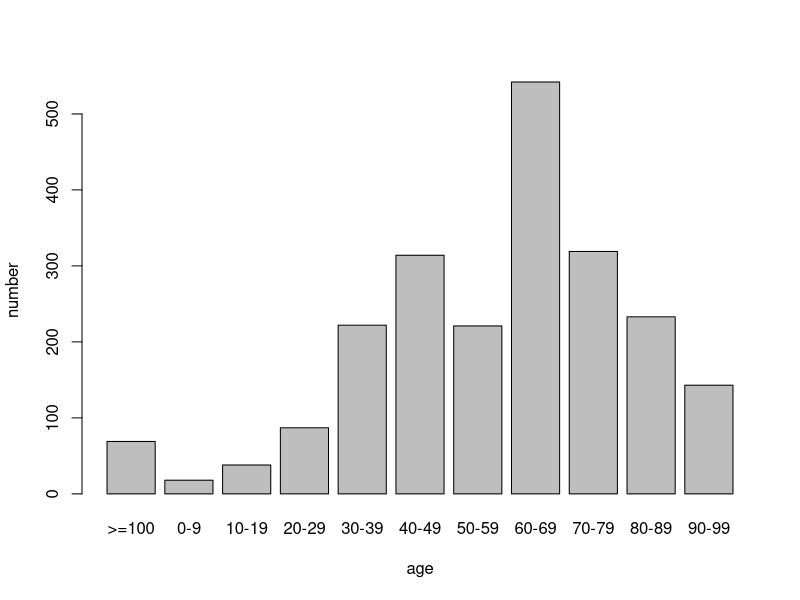
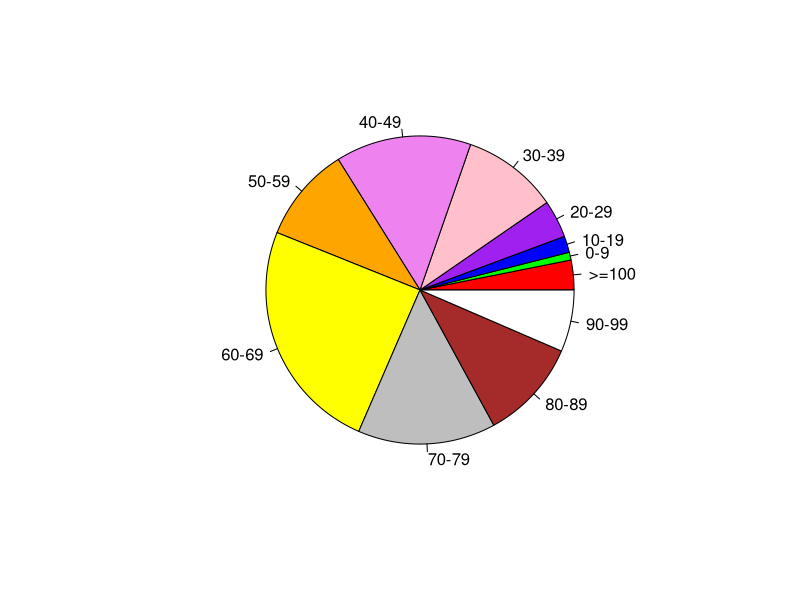
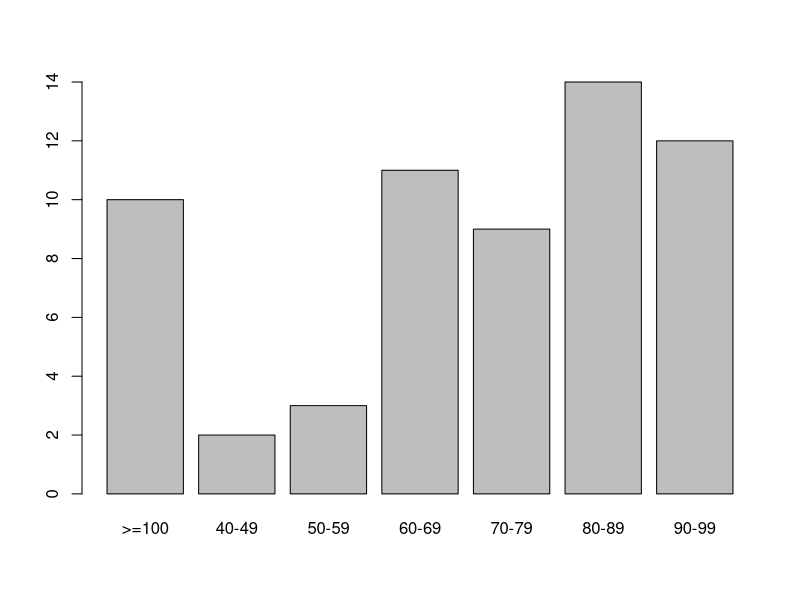
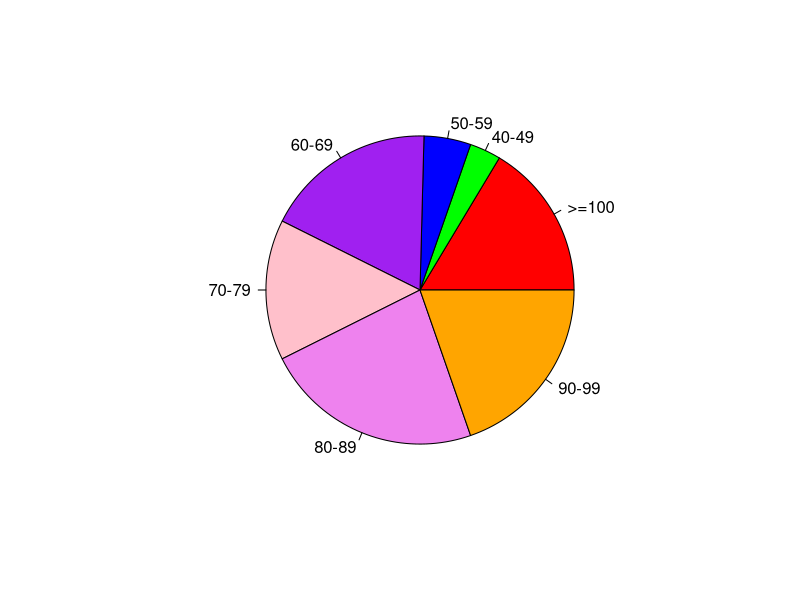
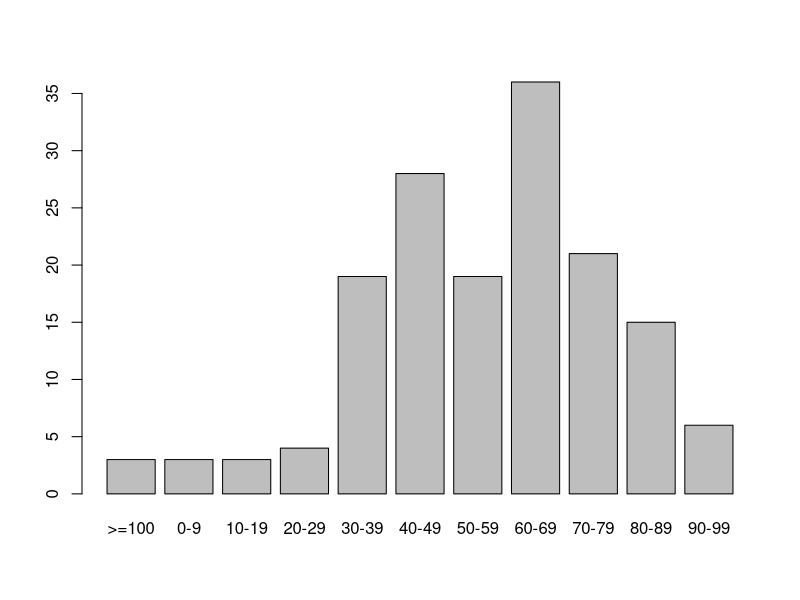
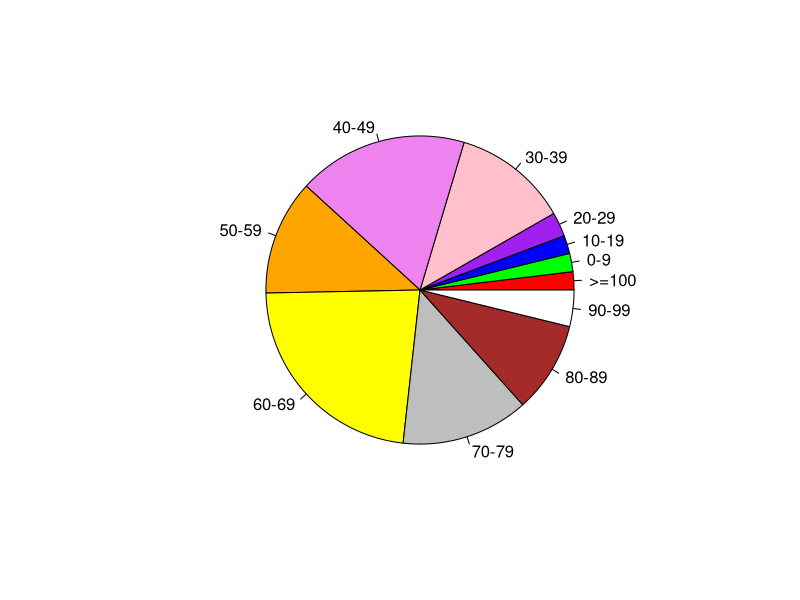
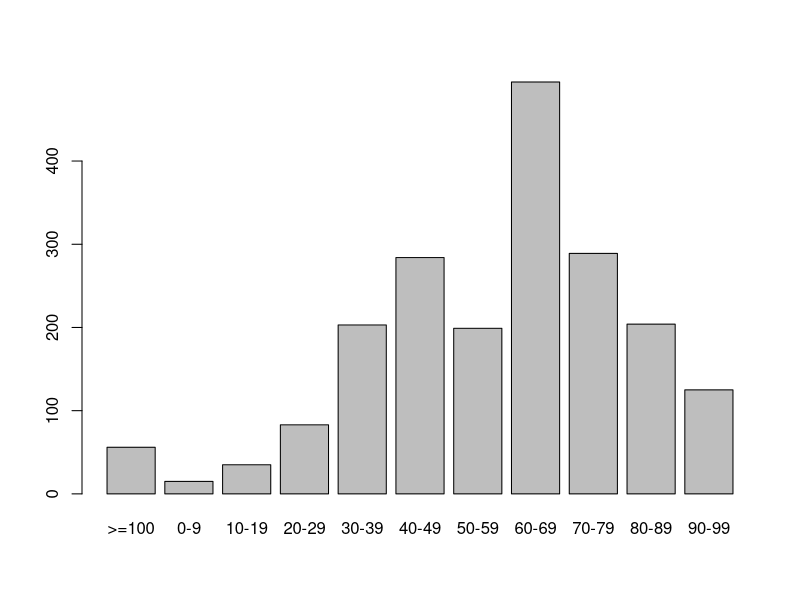
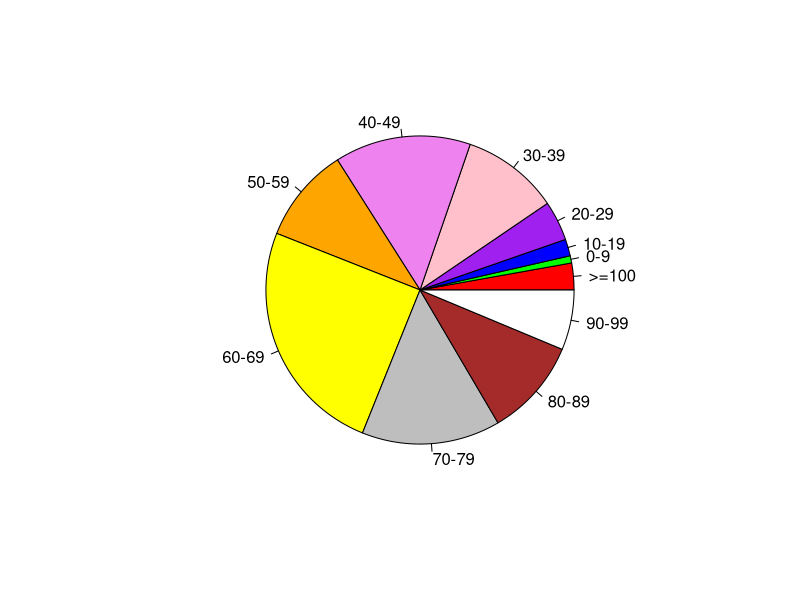

Generate these figures, in order, with R:
setwd("E:\\4th Year\\Big data\\project\\covid19_bigdata_project")
rm(list = ls())

analysisData <- read.csv("preprocessedfinalData.csv",header = TRUE)

#--------------------- analysing age ------------------------

color <- c("red","green","blue","purple","pink","violet",
            "orange","yellow","grey","brown","white")
ages<-table(analysisData$age)
barplot(ages,xlab="age",ylab = "number")  
pie(ages , col = color)


#------------------------ age with death,recovered ---------------------------------
dAges <- table(analysisData[analysisData$death == 1 , c("age")])
barplot(dAges)
pie(dAges , col = color)

rAges <- table(analysisData[analysisData$recovered == 1 , c("age")])
barplot(rAges)
pie(rAges , col = color)

iAges <- table(analysisData[analysisData$recovered == 0 & analysisData$death == 0 , c("age")])
barplot(iAges)
pie(iAges , col = color)

maxdAgesCat <- table(analysisData[analysisData$age == "60-69" , c("death")]) # people of ages "60-69" die by 2.018%
maxrAgesCat <- table(analysisData[analysisData$age == "60-69" , c("recovered")]) # people of ages "60-69" recover by 6.6%

secdAgesCat <- table(analysisData[analysisData$age == "40-49" , c("death")]) # people of ages "40-49" die by 0.63%
secrAgesCat <- table(analysisData[analysisData$age == "40-49" , c("recovered")]) # people of ages "40-49" recover by 9%

#------------------------age with gender ------------------------------

fAges <- table(analysisData[analysisData$gender == "F" , c("age")])
barplot(fAges)
pie(fAges , col = color)

mAges <- table(analysisData[analysisData$gender == "M" , c("age")])
barplot(mAges)
pie(mAges , col = color)

#-----------------------------gender-----------------------------------
gender<- table(analysisData$gender)
barplot(gender)
pie(gender,col = c("pink","blue"))

recGender <- table(analysisData[analysisData$recovered == 1 , c("gender")])
barplot(recGender,col = c("pink","blue"))
pie(recGender,col = c("pink","blue"))

dGender <- table(analysisData[analysisData$death == 1 , c("gender")])
barplot(dGender,col = c("pink","blue"))
pie(dGender,col = c("pink","blue"))

recM <- table(analysisData[analysisData$gender== "M" , c("recovered")]) # males recover by 7.42%
diedM <- table(analysisData[analysisData$gender== "M" , c("death")]) # males die by 3.83%

recF <- table(analysisData[analysisData$gender== "F" , c("recovered")]) # females recover by 7.45%
diedF <- table(analysisData[analysisData$gender== "F" , c("death")]) # Females die by 1.58%


#-------------------------------analysing dates --------------------------------------
analysisData$date_onset_symptoms <- as.Date(as.character(analysisData$date_onset_symptoms),"%Y-%m-%d")
analysisData$date_admission_hospital <- as.Date(as.character(analysisData$date_admission_hospital),"%Y-%m-%d")
analysisData$date_confirmation <- as.Date(as.character(analysisData$date_confirmation),"%Y-%m-%d")

analysisData$diff_ad_onset <- abs(analysisData$date_admission_hospital- analysisData$date_onset_symptoms)
analysisData$diff_con_ad <- abs(analysisData$date_confirmation- analysisData$date_admission_hospital)
analysisData$diff_con_onset <- abs(analysisData$date_confirmation- analysisData$date_onset_symptoms)

#-------------------------------------wuhan--------------------------------------------
barplot(table(analysisData$wuhan))

dWuhan <- table(analysisData[analysisData$wuhan == 1 , c("death")])# people in wuhan die by 6.1% 
barplot(dWuhan)
pie(dWuhan,col = c("blue","red"))

rWuhan <- table(analysisData[analysisData$wuhan == 1 , c("recovered")])# people in wuhan recover by 11% 
barplot(rWuhan)
pie(rWuhan,col = c("blue","red"))

#-------------------------countries------------------------------
c <- read.csv("countries.csv",header = TRUE, sep = ",")
c$country <- as.character(c$country)
c$dPerc <- (c$death/c$confirmed )*100
c$rPerc <- (c$recovered/c$confirmed )*100

plot(as.factor(c$country),c$confirmed)

hCount <- c[c$confirmed >= 100000,]
plot(as.factor(hCount$country),hCount$confirmed,)

fthCount <- c[c$confirmed <= 5000 &c$confirmed >= 2000 ,]
plot(as.factor(fthCount$country),fthCount$confirmed,)

tTHCount <- c[c$confirmed > 5000 & c$confirmed <= 10000,]
plot(as.factor(tTHCount$country),tTHCount$confirmed,)

mtTHCount <- c[c$confirmed > 10000 & c$confirmed < 100000,]
plot(as.factor(mtTHCount$country),mtTHCount$confirmed,)

thdCount <- c[c$death >= 1000,]
plot(as.factor(thdCount$country),thdCount$death,)

hdCount <- c[c$death < 1000 &c$death >= 100 ,]
plot(as.factor(hdCount$country),hdCount$death,)

fdCount <- c[c$death >= 50 & c$death < 100,]
plot(as.factor(fdCount$country),fdCount$death,)

zdCount <- c[c$death < 50,]
plot(as.factor(zdCount$country),zdCount$death,)


thrCount <- c[c$recovered >= 10000,]
plot(as.factor(thrCount$country),thrCount$recovered,)

hrCount <- c[c$recovered < 10000 &c$recovered >= 1000,]
plot(as.factor(hrCount$country),hrCount$recovered,)

frCount <- c[c$recovered >= 500 & c$recovered < 1000,]
plot(as.factor(frCount$country),frCount$recovered,)

zrCount <- c[c$recovered < 500,]
plot(as.factor(zrCount$country),zrCount$recovered,)

